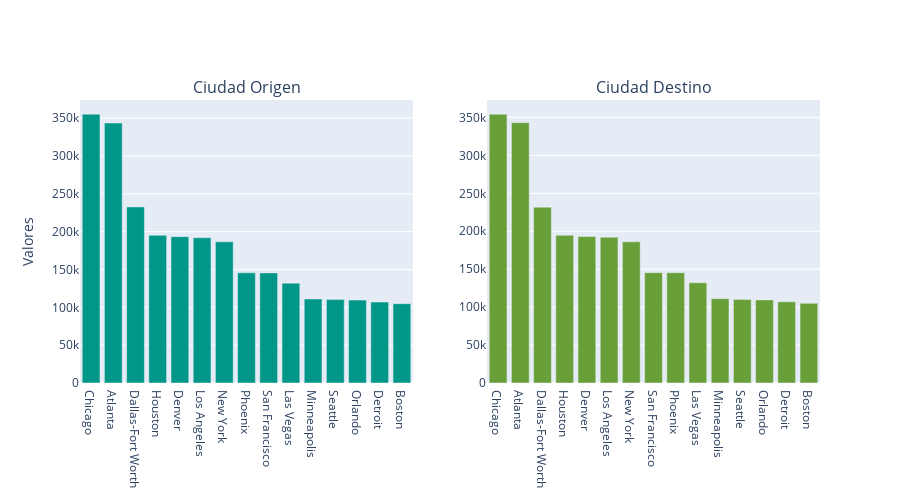

This figure's notebook cell:
### Code cell
F=vuelos2.Origin_city.value_counts().sort_values(ascending=False)[:15]

trace1 = go.Bar(x=F.index,y=F.values,marker=dict(color = '#009688'))
                                                      
F = vuelos2.Destination_city.value_counts().sort_values(ascending=False)[:15]

trace2 = go.Bar(x=F.index, y=F.values, marker=dict( color ='#689F38' ))
 
fig = tools.make_subplots(rows=1, cols=2, subplot_titles=('Ciudad Origen','Ciudad Destino'))                                                        

fig.add_trace(trace1, 1,1) 
fig.add_trace(trace2, 1,2)  
fig['layout'].update(yaxis = dict(title = 'Valores'), height=500, width=900, showlegend=False)
py.iplot(fig)

### Figure 1 — Plotly figure (JSON) as saved in the notebook; plotly's stock layout.template omitted (floating-point values rounded to 4 significant figures)
{"data": [{"marker": {"color": "#009688"}, "type": "bar", "x": ["Chicago", "Atlanta", "Dallas-Fort Worth", "Houston", "Denver", "Los Angeles", "New York", "Phoenix", "San Francisco", "Las Vegas", "Minneapolis", "Seattle", "Orlando", "Detroit", "Boston"], "xaxis": "x", "y": [355239, 343506, 232647, 195151, 193402, 192003, 186497, 145552, 145491, 131937, 111055, 110178, 109532, 106992, 104804], "yaxis": "y"}, {"marker": {"color": "#689F38"}, "type": "bar", "x": ["Chicago", "Atlanta", "Dallas-Fort Worth", "Houston", "Denver", "Los Angeles", "New York", "San Francisco", "Phoenix", "Las Vegas", "Minneapolis", "Seattle", "Orlando", "Detroit", "Boston"], "xaxis": "x2", "y": [354342, 343076, 231764, 194601, 193033, 192136, 186114, 145409, 145378, 132124, 111146, 110192, 109546, 106969, 105052], "yaxis": "y2"}], "layout": {"annotations": [{"font": {"size": 16}, "showarrow": false, "text": "Ciudad Origen", "x": 0.225, "xanchor": "center", "xref": "paper", "y": 1, "yanchor": "bottom", "yref": "paper"}, {"font": {"size": 16}, "showarrow": false, "text": "Ciudad Destino", "x": 0.775, "xanchor": "center", "xref": "paper", "y": 1, "yanchor": "bottom", "yref": "paper"}], "height": 500, "showlegend": false, "width": 900, "xaxis": {"anchor": "y", "domain": [0, 0.45]}, "xaxis2": {"anchor": "y2", "domain": [0.55, 1]}, "yaxis": {"anchor": "x", "domain": [0, 1], "title": {"text": "Valores"}}, "yaxis2": {"anchor": "x2", "domain": [0, 1]}}}
